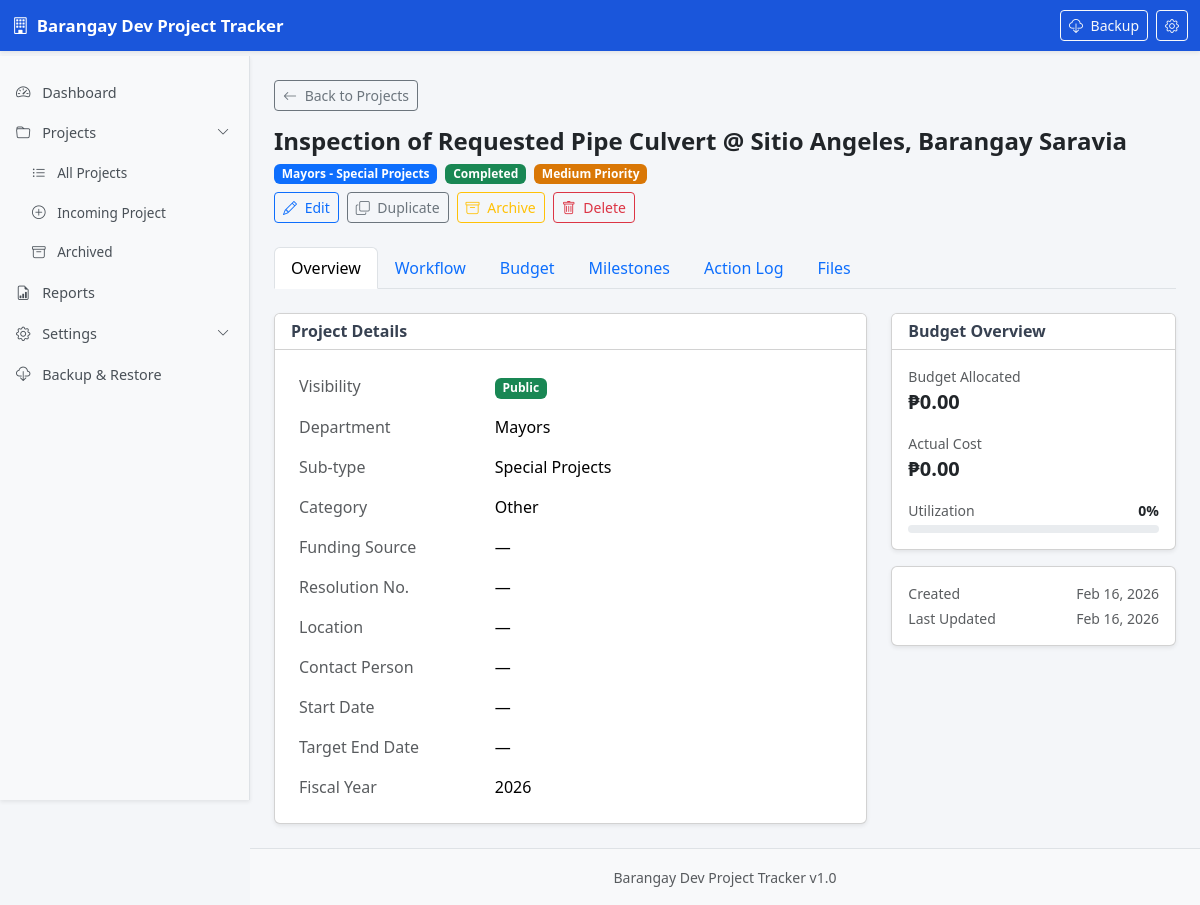
The app's page /pages/projects/view.php?id=10 with its own data.
### tables this page shows
CREATE TABLE `projects` (
  `id` int(11) NOT NULL AUTO_INCREMENT,
  `title` varchar(255) NOT NULL,
  `project_type` enum('Root Project','SEF Project','Special Project') NOT NULL,
  `visibility` enum('Private','Public') NOT NULL DEFAULT 'Public',
  `department` varchar(50) DEFAULT NULL,
  `project_subtype` varchar(100) DEFAULT NULL,
  `category_id` int(11) DEFAULT NULL,
  `description` text DEFAULT NULL,
  `priority` enum('High','Medium','Low') DEFAULT 'Medium',
  `status` enum('Not Started','In Progress','On Hold','Completed','Cancelled') DEFAULT 'Not Started',
  `funding_source` varchar(150) DEFAULT NULL,
  `resolution_no` varchar(50) DEFAULT NULL,
  `budget_allocated` decimal(15,2) DEFAULT 0.00,
  `actual_cost` decimal(15,2) DEFAULT 0.00,
  `start_date` date DEFAULT NULL,
  `target_end_date` date DEFAULT NULL,
  `actual_end_date` date DEFAULT NULL,
  `fiscal_year` year(4) NOT NULL,
  `location` varchar(255) DEFAULT NULL,
  `contact_person` varchar(150) DEFAULT NULL,
  `remarks` text DEFAULT NULL,
  `is_archived` tinyint(1) DEFAULT 0,
  `is_deleted` tinyint(1) DEFAULT 0,
  `created_at` timestamp NOT NULL DEFAULT current_timestamp(),
  `updated_at` timestamp NOT NULL DEFAULT current_timestamp() ON UPDATE current_timestamp(),
  PRIMARY KEY (`id`),
  KEY `category_id` (`category_id`),
  KEY `idx_projects_type` (`project_type`),
  KEY `idx_projects_visibility` (`visibility`),
  KEY `idx_projects_department` (`department`),
  KEY `idx_projects_status` (`status`),
  KEY `idx_projects_fiscal_year` (`fiscal_year`),
  KEY `idx_projects_is_deleted` (`is_deleted`),
  KEY `idx_projects_is_archived` (`is_archived`),
  CONSTRAINT `projects_ibfk_1` FOREIGN KEY (`category_id`) REFERENCES `categories` (`id`) ON DELETE SET NULL
);

CREATE TABLE `categories` (
  `id` int(11) NOT NULL AUTO_INCREMENT,
  `name` varchar(100) NOT NULL,
  `is_default` tinyint(1) DEFAULT 0,
  `created_at` timestamp NOT NULL DEFAULT current_timestamp(),
  PRIMARY KEY (`id`),
  UNIQUE KEY `name` (`name`)
);

### includes/functions.php (called while the page is built, shortened)
<?php
function sanitize($input) {
    return htmlspecialchars($input ?? '', ENT_QUOTES, 'UTF-8');
}
function formatCurrency($amount, $pdo = null) {
    $symbol = '₱';
    return $symbol . number_format((float)$amount, 2);
}
function formatDate($date) {
    if (empty($date)) return '—';
    return date('M d, Y', strtotime($date));
}
function getClassificationLabel($project) {
    if (!empty($project['department']) && !empty($project['project_subtype'])) {
        return $project['department'] . ' - ' . $project['project_subtype'];
    }
    return $project['visibility'];
}
function getClassificationBadgeClass($project) {
    if ($project['department'] === 'Mayors') return 'bg-primary';
    return 'bg-secondary';
}

### pages/projects/view.php (the view, shortened to what this page needs)
<?php
require_once __DIR__ . '/../../includes/header.php';
$id = (int)($_GET['id'] ?? 0);
$stmt = $pdo->prepare("
    SELECT p.*, c.name as category_name
    FROM projects p
    LEFT JOIN categories c ON p.category_id = c.id
    WHERE p.id = ? AND p.is_deleted = 0
");
$stmt->execute([$id]);
$project = $stmt->fetch();
$utilization = $project['budget_allocated'] > 0
    ? round(($project['actual_cost'] / $project['budget_allocated']) * 100, 1)
    : 0;
$activeTab = $_GET['tab'] ?? 'overview';
function viewStatusBadge($status) {
    $map = [
        'Not Started' => 'bg-secondary',
        'In Progress' => 'bg-info',
        'On Hold'     => 'bg-warning text-dark',
        'Completed'   => 'bg-success',
        'Cancelled'   => 'bg-danger',
    ];
    return $map[$status] ?? 'bg-secondary';
}
function viewPriorityBadge($priority) {
    $map = ['High' => 'badge-high', 'Medium' => 'badge-medium', 'Low' => 'badge-low'];
    return $map[$priority] ?? 'bg-secondary';
}
?>
<div class="mb-4">
    <a href="<?= BASE_URL ?>/pages/projects/list.php" class="btn btn-sm btn-outline-secondary mb-3">
        <i class="bi bi-arrow-left me-1"></i> Back to Projects
    </a>
    <div class="d-flex justify-content-between align-items-start flex-wrap gap-2">
        <div>
            <h4 class="fw-bold mb-2"><?= sanitize($project['title']) ?></h4>
            <div class="d-flex gap-2 flex-wrap">
                <span class="badge <?= getClassificationBadgeClass($project) ?>"><?= sanitize(getClassificationLabel($project)) ?></span>
                <span class="badge <?= viewStatusBadge($project['status']) ?>"><?= sanitize($project['status']) ?></span>
                <span class="badge <?= viewPriorityBadge($project['priority']) ?>"><?= sanitize($project['priority']) ?> Priority</span>
            </div>
        </div>
        <div class="d-flex gap-2 flex-wrap">
            <a href="<?= BASE_URL ?>/pages/projects/edit.php?id=<?= $id ?>" class="btn btn-sm btn-outline-primary">
                <i class="bi bi-pencil me-1"></i> Edit
            </a>
            <form action="<?= BASE_URL ?>/actions/project_actions.php" method="POST" class="d-inline">
                <button type="submit" class="btn btn-sm btn-outline-secondary">
                    <i class="bi bi-copy me-1"></i> Duplicate
                </button>
            </form>
            <?php if (!$project['is_archived']): ?>
            <form action="<?= BASE_URL ?>/actions/project_actions.php" method="POST" class="d-inline">
                <button type="submit" class="btn btn-sm btn-outline-warning"
                        onclick="return confirm('Archive this project?')">
                    <i class="bi bi-archive me-1"></i> Archive
                </button>
            </form>
            <?php endif; ?>
            <button type="button" class="btn btn-sm btn-outline-danger"
                    data-bs-toggle="modal" data-bs-target="#deleteModal">
                <i class="bi bi-trash me-1"></i> Delete
            </button>
        </div>
    </div>
</div>
<ul class="nav nav-tabs mb-4">
    <li class="nav-item">
        <a class="nav-link <?= $activeTab === 'overview' ? 'active' : '' ?>"
           href="?id=<?= $id ?>&tab=overview">Overview</a>
    </li>
    <li class="nav-item">
        <a class="nav-link <?= $activeTab === 'workflow' ? 'active' : '' ?>"
           href="?id=<?= $id ?>&tab=workflow">Workflow</a>
    </li>
    <li class="nav-item">
        <a class="nav-link <?= $activeTab === 'budget' ? 'active' : '' ?>"
           href="?id=<?= $id ?>&tab=budget">Budget</a>
    </li>
    <li class="nav-item">
        <a class="nav-link <?= $activeTab === 'milestones' ? 'active' : '' ?>"
           href="?id=<?= $id ?>&tab=milestones">Milestones</a>
    </li>
    <li class="nav-item">
        <a class="nav-link <?= $activeTab === 'log' ? 'active' : '' ?>"
           href="?id=<?= $id ?>&tab=log">Action Log</a>
    </li>
    <li class="nav-item">
        <a class="nav-link <?= $activeTab === 'files' ? 'active' : '' ?>"
           href="?id=<?= $id ?>&tab=files">Files</a>
    </li>
</ul>
<?php if ($activeTab === 'overview'): ?>
    <div class="row g-4">
        <div class="col-lg-8">
            <div class="card shadow-sm">
                <div class="card-header bg-white">
                    <h6 class="mb-0 section-title">Project Details</h6>
                </div>
                <div class="card-body">
                    <table class="table table-borderless mb-0">
                        <tbody>
                            <tr><td class="text-muted" style="width:35%">Visibility</td><td><span class="badge <?= $project['visibility'] === 'Private' ? 'bg-dark' : 'bg-success' ?>"><?= sanitize($project['visibility']) ?></span></td></tr>
                            <?php if ($project['visibility'] === 'Public' && !empty($project['department'])): ?>
                            <tr><td class="text-muted">Department</td><td><?= sanitize($project['department']) ?></td></tr>
                            <tr><td class="text-muted">Sub-type</td><td><?= sanitize($project['project_subtype'] ?? '—') ?></td></tr>
                            <?php endif; ?>
                            <tr><td class="text-muted">Category</td><td><?= sanitize($project['category_name'] ?? '—') ?></td></tr>
                            <tr><td class="text-muted">Funding Source</td><td><?= sanitize($project['funding_source'] ?: '—') ?></td></tr>
                            <tr><td class="text-muted">Resolution No.</td><td><?= sanitize($project['resolution_no'] ?: '—') ?></td></tr>
                            <tr><td class="text-muted">Location</td><td><?= sanitize($project['location'] ?: '—') ?></td></tr>
                            <tr><td class="text-muted">Contact Person</td><td><?= sanitize($project['contact_person'] ?: '—') ?></td></tr>
                            <tr><td class="text-muted">Start Date</td><td><?= formatDate($project['start_date']) ?></td></tr>
                            <tr>
                                <td class="text-muted">Target End Date</td>
                                <td>
                                    <?= formatDate($project['target_end_date']) ?>
                                </td>
                            </tr>
                            <tr><td class="text-muted">Fiscal Year</td><td><?= sanitize($project['fiscal_year']) ?></td></tr>
                        </tbody>
                    </table>
                </div>
            </div>
        </div>
        <div class="col-lg-4">
            <div class="card shadow-sm">
                <div class="card-header bg-white"><h6 class="mb-0 section-title">Budget Overview</h6></div>
                <div class="card-body">
                    <div class="mb-3">
                        <div class="small text-muted">Budget Allocated</div>
                        <div class="fs-5 fw-bold"><?= formatCurrency($project['budget_allocated']) ?></div>
                    </div>
                    <div class="mb-3">
                        <div class="small text-muted">Actual Cost</div>
                        <div class="fs-5 fw-bold"><?= formatCurrency($project['actual_cost']) ?></div>
                    </div>
                    <div>
                        <div class="d-flex justify-content-between small mb-1">
                            <span class="text-muted">Utilization</span>
                            <span class="fw-bold"><?= $utilization ?>%</span>
                        </div>
                        <div class="progress" style="height: 8px;">
                        </div>
                    </div>
                </div>
            </div>
            <div class="card shadow-sm mt-3">
                <div class="card-body small text-muted">
                    <div class="d-flex justify-content-between mb-1">
                        <span>Created</span><span><?= formatDate($project['created_at']) ?></span>
                    </div>
                    <div class="d-flex justify-content-between">
                        <span>Last Updated</span><span><?= formatDate($project['updated_at']) ?></span>
                    </div>
                </div>
            </div>
        </div>
    </div>
<?php endif; ?>
<?php
require_once __DIR__ . '/../../includes/footer.php';
?>

### assets/css/custom.css (style rules this page uses)
:root { --sidebar-width: 250px; --navbar-height: 56px; --primary-color: #1a56db; }
body { padding-top: var(--navbar-height); background-color: #f4f6f9; font-family: 'Segoe UI', system-ui, -apple-system, sans-serif; }
.badge-medium { background-color: #d97706; }
.section-title { font-size: 1rem; font-weight: 600; color: #374151; }

### records on screen
projects: title "Inspection of Requested Pipe Culvert @ Sitio Angeles, Barangay Saravia", getClassificationLabel($project) "Mayors - Special Projects", status "Completed", priority "Medium", visibility "Public", department "Mayors", project_subtype "Special Projects", category.name "Other", funding_source "—", resolution_no "—", location "—", contact_person "—", start_date "—", target_end_date "—", fiscal_year "2026", budget_allocated "₱0.00", actual_cost "₱0.00", budget_allocated "0", created_at "Feb 16, 2026", updated_at "Feb 16, 2026"

### other values on screen
APP_NAME "Barangay Dev Project Tracker"
APP_VERSION "1.0"
